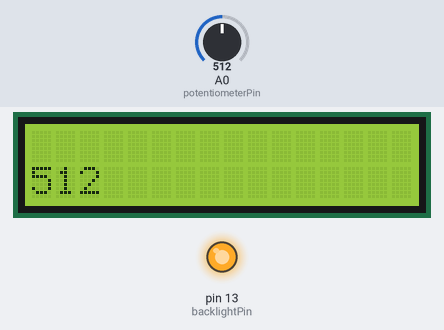
This sketch was run on a simulated Arduino Uno, built with avr-gcc and run on an emulated ATmega328P. Shown: 16×2 character LCD, output pins drawn as LEDs (lit = HIGH). The test bench sets the inputs (shaded band); at power-on: A0 (potentiometerPin) = 512.

Above: at 1.2 s.
1.3 s: A0 (potentiometerPin) set to 716
At 2.5 s:
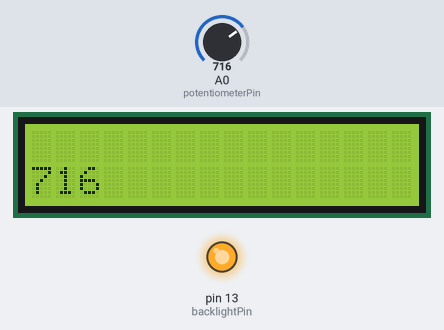
2.8 s: A0 (potentiometerPin) set to 900
At 3.1 s:
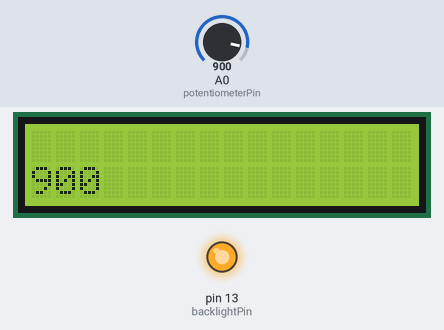
4.3 s: A0 (potentiometerPin) set to 1023
At 4.8 s:
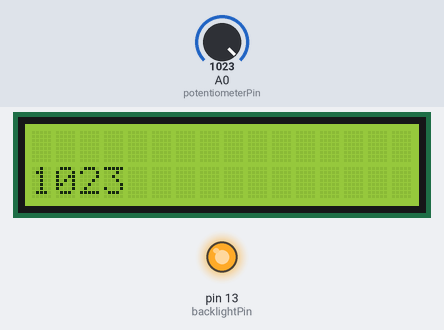
Timing chart, 0 to 7.3 s (numbered marks = the images above; inputs shaded):
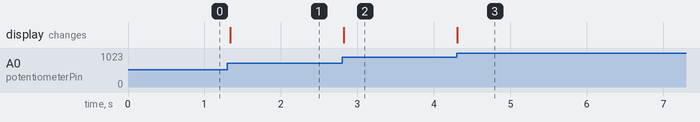

The sketch:

TE-project-5-no-comments.ino
```cpp
//WRITTEN BY: JOHN MAYS
//CONSULT COMMENTED VERSION FOR INSTRUCTIONS

#include <LiquidCrystal.h>

LiquidCrystal lcd(12,11,5,4,3,2);

const char yourName[]= "John Mays";

const int backlightPin = 13;
const int potentiometerPin = A0;

void setup() {
  lcd.begin(16,2);
  lcd.clear();
  goalOne();
  goalTwo();
  Serial.begin(9600);


}

void loop() {
  goalThree();
}

void goalOne(){
  pinMode(backlightPin, OUTPUT);
  digitalWrite(backlightPin, HIGH);
}

void goalTwo(){
   lcd.print(yourName);
}

void goalThree(){
  int potValue = analogRead(potentiometerPin);
  lcd.clear();
  lcd.setCursor(0,1);
  lcd.print(potValue);
  delay(50);
}
```

Measured:
- after the input at 1.3 s, the display: changes at once (image 1)
- after the input at 2.8 s, the display: changes at once (image 2)
- after the input at 4.3 s, the display: changes at once (image 3)
